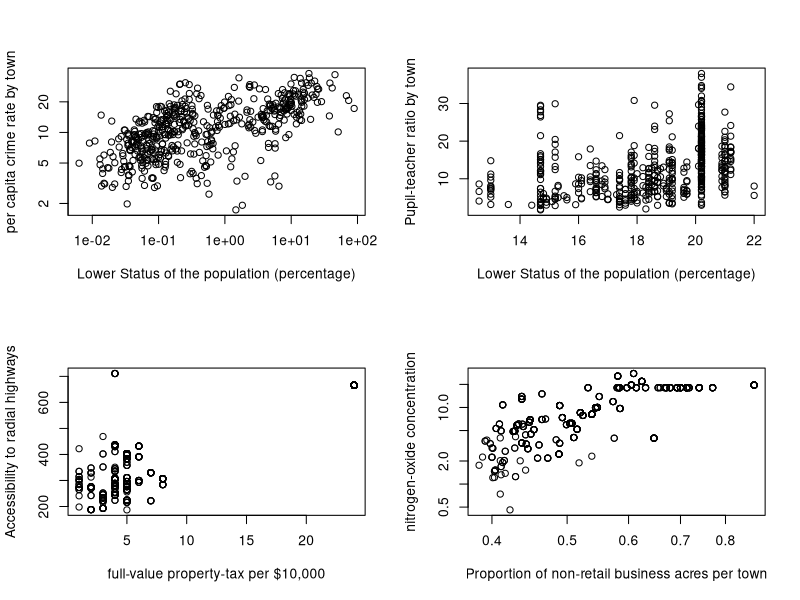
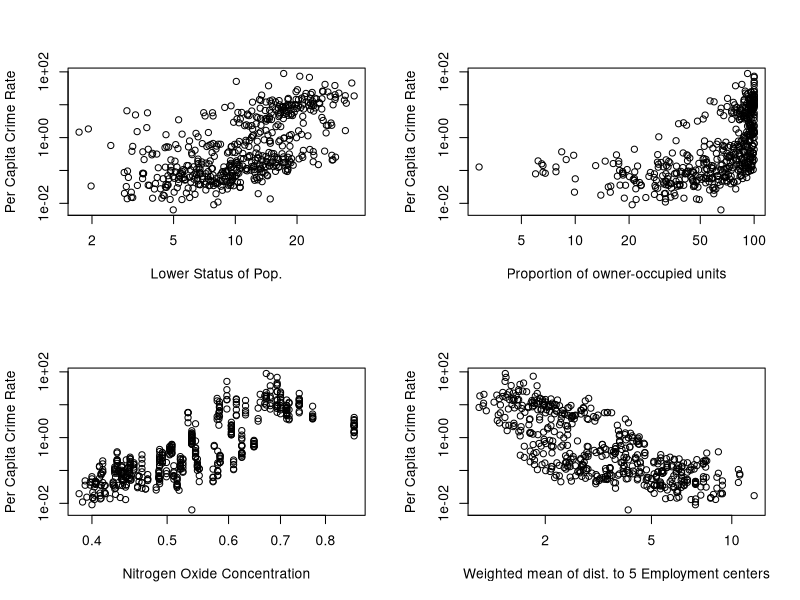
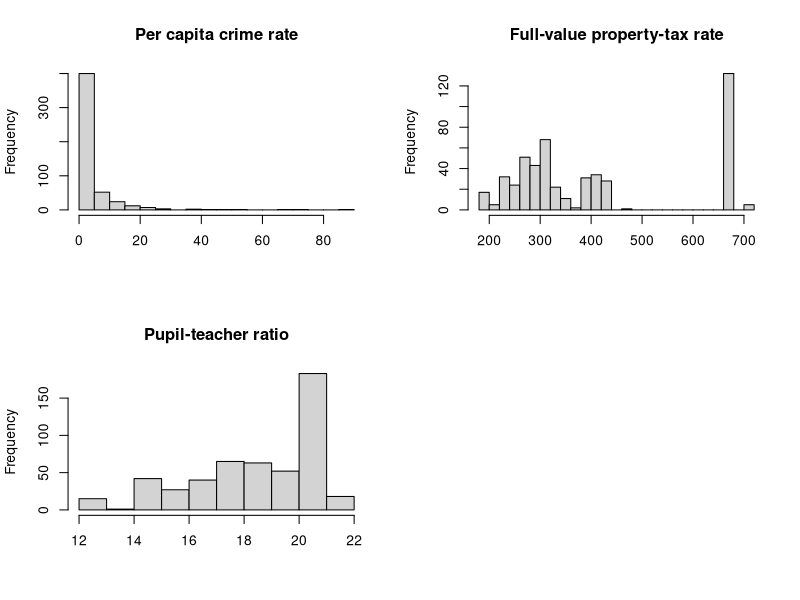

The R script that drew these images, in order:
## ---- chunk 1
knitr::opts_chunk$set(echo = TRUE)
## ---- chunk 2
library(MASS)
## ---- chunk 3
dim(Boston)
## ---- chunk 4
par(mfrow = c(2, 2))
plot(Boston$crim, Boston$lstat, log = 'xy', xlab = 'Lower Status of the population (percentage)', ylab = 'per capita crime rate by town')

plot(Boston$ptratio, Boston$lstat, xlab = 'Lower Status of the population (percentage)', ylab = 'Pupil-teacher ratio by town')

plot(Boston$rad, Boston$tax, xlab = 'full-value property-tax per $10,000', ylab = 'Accessibility to radial highways')

plot(Boston$nox, Boston$indus, log = 'xy', xlab = 'Proportion of non-retail business acres per town', ylab = 'nitrogen-oxide concentration')

#We used a logarithmic scale for the y-axis due to the exponential relationship between some of the predictor variables.

## ---- chunk 5
par(mfrow = c(2, 2))
plot(Boston$crim ~ Boston$lstat, log = 'xy', xlab = 'Lower Status of Pop.', ylab = 'Per Capita Crime Rate')

plot(Boston$crim ~ Boston$age, log = 'xy', xlab = 'Proportion of owner-occupied units', ylab = 'Per Capita Crime Rate')

plot(Boston$crim ~ Boston$nox, log = 'xy', xlab = 'Nitrogen Oxide Concentration', ylab = 'Per Capita Crime Rate')

plot(Boston$crim ~ Boston$dis, log = 'xy', xlab = 'Weighted mean of dist. to 5 Employment centers', ylab = 'Per Capita Crime Rate')
## ---- chunk 6
hist(Boston$crim, breaks=20, main = "Per capita crime rate", xlab ='')
## ---- chunk 7
hist(Boston$tax, breaks=25, main = "Full-value property-tax rate", xlab ='')
## ---- chunk 8
hist(Boston$ptratio, breaks=10, main = "Pupil-teacher ratio", xlab ='')
## ---- chunk 9
sum(Boston$chas == 1)
## ---- chunk 10
median(Boston$ptratio)
## ---- chunk 11
lowestSuburb = Boston[order(Boston$medv), ] #Order dataframe from lowest to highest medv values
lowestSuburb[1, ] #Select first row from dataframe
## ---- chunk 12
sum(Boston$rm > 7)
## ---- chunk 13
sum(Boston$rm > 8)
## ---- chunk 14
Boston_avgEight = Boston[Boston$rm > 8, ]
summary(Boston_avgEight)
